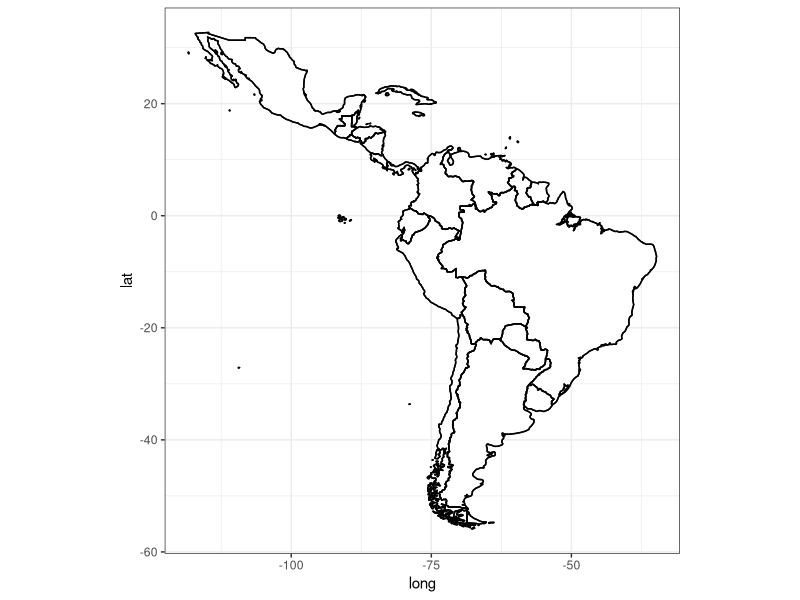

Here is the R script that generated this plot: (Note: this script raises an error after producing the figure.)



library(ggplot2)
world <- map_data("world")

world <- map_data("world")
americas <- subset(world, region %in% c("Brazil","Mexico", "Colombia", "Argentina",
                                        "Peru","Venezuela","Chile","Guatemala","Ecuador", "Bolivia", "Cuba",
                                        "Honduras", "Paraguay", "Nicaragua","El Salvador", "Costa Rica", "Panama",
                                        "Uruguay",  "Jamaica",  "Trinidad and Tobago", "Guyana", "Suriname", "Belize",
                                        "Barbados", "Saint Lucia", "Grenada", "Saint Vincent and the Grenadines", 
                                        "Antigua and Barbuda", "Saint Kitts and Nevis"))

ggplot(data = americas, aes(x = long, y = lat, group = group)) + 
  geom_polygon(fill = "white", color = "black") +
  geom_path(color="black") +
  coord_equal() +
  theme_bw() 


# 2 -----------------------------------------------------------------------

# Retrieve the states map data and merge with crime data
latam <- c()

# Retrievethe map data
latam.maps <- map_data("world", region = latam)


ggplot(latam.maps, aes(x = long, y = lat)) +
  geom_polygon(aes(group = group, fill = region))+
  geom_text(aes(label = region), data = country.paper,  size = 3, hjust = 0.5)+
  scale_fill_viridis_d()+
  theme_void()+
  theme(legend.position = "none")


# 3 -----------------------------------------------------------------------



# Authors per Country -----------------------------------------------------

# Retrieve the states map data and merge with crime data
latam <- c('Argentina', 'Brazil', 'Belize', 'Bolivia',
           'Colombia', 'Costa Rica', 'Chile', 'Cuba', 
           'Ecuador', 'El Salvador', 'Guatemala', 'Guyana', 
           'Honduras', 'Jamaica', 'Mexico', 'Nicaragua', 
           'Panama', 'Paraguay', 'Peru', 'Puerto Rico', 'Suriname', 
           'Trinidad and Tobago', 'Uruguay', 'Venezuela')

latam.maps1 <- map_data("world", region = latam)

n.papers <- tribble(~region, ~papers,
                    'Argentina', 114,
                    'Brazil', 961,
                    'Beliza', 0,
                    'Bolivia', 13,
                    'Colombia', 115,
                    'Costa Rica', 49,
                    'Chile', 32,
                    'Cuba', 4,
                    'Ecuador', 89,
                    'El Salvador', 0,
                    'Guatemala', 2,
                    'Guyana', 0,
                    'Honduras', 0,
                    'Jamaica', 0,
                    'Mexico', 55,
                    'Nicaragua', 0,
                    'Panama', 7,
                    'Paraguay', 0,
                    'Peru', 6,
                    'Puerto Rico', 16,
                    'Suriname', 0,
                    'Trinidad and Tobago', 0,
                    'Uruguay', 1,
                    'Venezuela', 8)

. <- left_join(latam.maps1, n.papers, by="region")

a <- ggplot(., aes(long, lat, group = group))+
  geom_polygon(aes(fill = papers ), color = "white")+
  scale_fill_viridis_c(name='# Authors', option = "C") +
  coord_equal() +
  theme_bw()
a



# Number of Countries -----------------------------------------------------

dt.country <- df.t %>% 
  group_by(year,PubID) %>% 
  filter(row_number()==1) %>% 
  print(n = Inf)

as.data.frame(dt.country) %>% 
  count(country_study)


countries <- c('Argentina', 'Bolivia', 'Belize', 'Brazil',  
           'Colombia', 'Costa Rica', 'Chile', 'Cuba', 'Dominica',
           'Ecuador', 'El Salvador', 'French Guiana', 'Guatemala', 'Guyana', 
           'Honduras', 'Jamaica', 'Mexico', 'Nicaragua', 
           'Panama', 'Paraguay', 'Peru', 'Puerto Rico', 'Suriname', 
           'Trinidad and Tobago', 'Uruguay', 'Venezuela')

countries.maps <- map_data("world", region = countries)

country.papers <- tribble(~region, ~papers,
                    'Argentina', 32,
                    'Bolivia', 7,
                    'Beliza', 0,
                    'Brazil', 238,
                    'Colombia', 39,
                    'Costa Rica', 32,
                    'Chile', 8,
                    'Cuba', 2,
                    'Dominica',1,
                    'Ecuador', 43,
                    'El Salvador', 0,
                    'French Guiana',   2,
                    'Guatemala', 2,
                    'Guyana', 0,
                    'Honduras', 1,
                    'Jamaica', 0,
                    'Mexico', 17,
                    'Nicaragua', 1,
                    'Panama', 12,
                    'Paraguay', 1,
                    'Peru', 7,
                    'Puerto Rico', 6,
                    'Suriname', 0,
                    'Trinidad and Tobago', 2,
                    'Uruguay', 0,
                    'Venezuela', 7)

df.country <- left_join(countries.maps, country.papers, by="region")

b <- ggplot(df.country, aes(long, lat, group = group))+
  geom_polygon(aes(fill = papers ), color = "white")+
  scale_fill_viridis_c(name='# Papers', option = "C") +
  coord_equal() +
  theme_bw()
b

a + b
